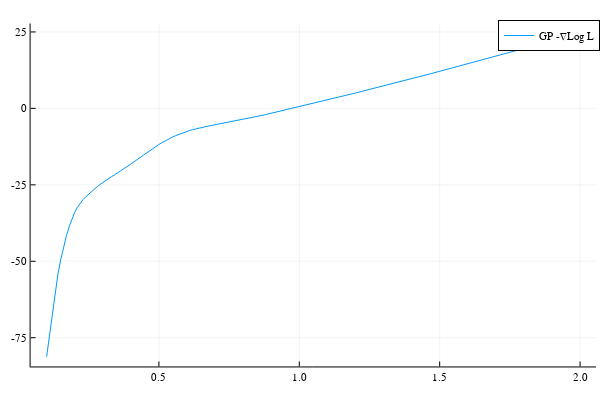

The notebook cell this image was saved under:
### Code cell
plot(hyperparameter_grid, -grad_results, label="GP -∇Log L")

### Figure 1 — Plotly figure (JSON) as saved in the notebook; plotly's stock layout.template omitted (floating-point values rounded to 4 significant figures; data arrays with more than 128 entries replaced by an {"elided": "..."} marker saying what was removed)
{"data": [{"colorbar": {"len": 0.9525, "title": {"text": ""}, "x": 0.9934, "y": 0.5139}, "legendgroup": "GP -∇Log L", "line": {"color": "rgba(0, 154, 250, 1.000)", "dash": "solid", "shape": "linear", "width": 1}, "mode": "lines", "name": "GP -∇Log L", "showlegend": true, "type": "scatter", "x": {"elided": "191 float values"}, "xaxis": "x", "y": {"elided": "191 float values"}, "yaxis": "y"}], "layout": {"annotations": [], "height": 400, "legend": {"bgcolor": "rgba(255, 255, 255, 1.000)", "bordercolor": "rgba(0, 0, 0, 1)", "borderwidth": 1, "font": {"color": "rgba(0, 0, 0, 1)", "family": "sans-serif", "size": 11}, "title": {"font": {"color": "rgba(0, 0, 0, 1)", "family": "sans-serif", "size": 15}, "text": ""}, "tracegroupgap": 0, "traceorder": "normal", "x": 1, "xanchor": "auto", "y": 1, "yanchor": "auto"}, "margin": {"b": 20, "l": 0, "r": 0, "t": 20}, "paper_bgcolor": "rgba(255, 255, 255, 1.000)", "plot_bgcolor": "rgba(255, 255, 255, 1.000)", "showlegend": true, "width": 600, "xaxis": {"anchor": "y", "domain": [0.05101, 0.9934], "gridcolor": "rgba(0, 0, 0, 0.1)", "gridwidth": 0.5, "linecolor": "rgba(0, 0, 0, 1)", "mirror": false, "range": [0.043, 2.057], "showgrid": true, "showline": true, "showticklabels": true, "tickangle": 0, "tickcolor": "rgb(0, 0, 0)", "tickfont": {"color": "rgba(0, 0, 0, 1)", "family": "sans-serif", "size": 11}, "tickmode": "array", "ticks": "inside", "ticktext": ["0.5", "1.0", "1.5", "2.0"], "tickvals": [0.5, 1, 1.5, 2], "title": {"font": {"color": "rgba(0, 0, 0, 1)", "family": "sans-serif", "size": 15}, "text": ""}, "type": "linear", "visible": true, "zeroline": false, "zerolinecolor": "rgba(0, 0, 0, 1)"}, "yaxis": {"anchor": "x", "domain": [0.03762, 0.9902], "gridcolor": "rgba(0, 0, 0, 0.1)", "gridwidth": 0.5, "linecolor": "rgba(0, 0, 0, 1)", "mirror": false, "range": [-84.4, 27.75], "showgrid": true, "showline": true, "showticklabels": true, "tickangle": 0, "tickcolor": "rgb(0, 0, 0)", "tickfont": {"color": "rgba(0, 0, 0, 1)", "family": "sans-serif", "size": 11}, "tickmode": "array", "ticks": "inside", "ticktext": ["-75", "-50", "-25", "0", "25"], "tickvals": [-75, -50, -25, 0, 25], "title": {"font": {"color": "rgba(0, 0, 0, 1)", "family": "sans-serif", "size": 15}, "text": ""}, "type": "linear", "visible": true, "zeroline": false, "zerolinecolor": "rgba(0, 0, 0, 1)"}}}
